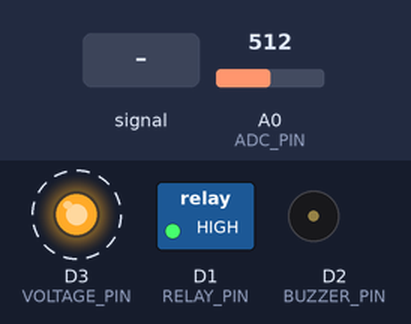
Bench run of a sketch on a simulated ESP8266 (NodeMCU). Shown: switched loads named in the sketch (green lamp = pin HIGH), output pins drawn as LEDs (lit = HIGH), buzzer (waves = sounding, pin HIGH). Dashed ring = blinking. The test bench sets the inputs (shaded band); at power-on: A0 (ADC_PIN) = 512. WiFi joins after 1.5 s; servers stay silent unless stated; random numbers use the default seed unless the sketch sets one; no MQTT or app messages arrive unless stated; what the sketch prints to the serial monitor is not drawn.

Above: at 2.7 s.
2.8 s: A0 (ADC_PIN) fed a 200 Hz sine of ±81 counts around its level
At 4.46 s:
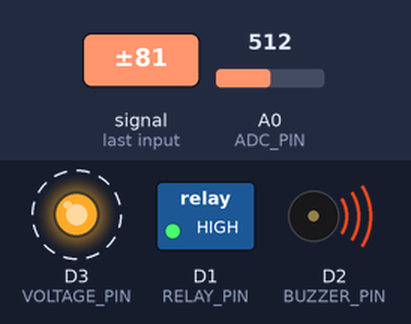
5.8 s: A0 (ADC_PIN) set to 716
At 6.95 s:
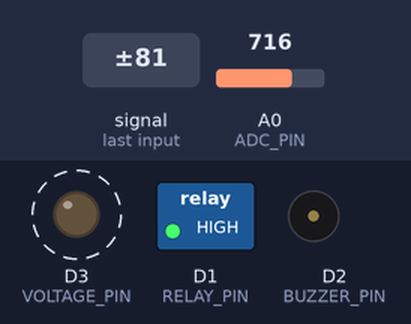
Timing chart, 0 to 14.8 s (numbered marks = the images above; inputs shaded):
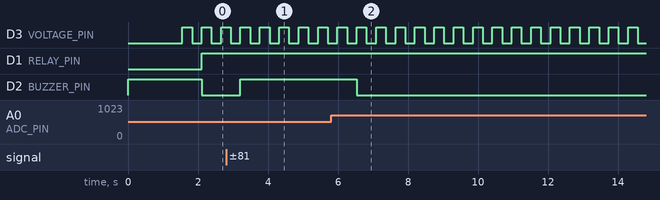

Measured:
- after the input at 2.8 s, D2 (BUZZER_PIN): LOW → HIGH after 0.41 s
- after the input at 5.8 s, D2 (BUZZER_PIN): HIGH → LOW after 0.74 s
- by itself, D3 (VOLTAGE_PIN): alternates HIGH for 0.28 s and LOW for 0.28 s

The sketch:

monitoring.ino
```cpp
#include <ESP8266WiFi.h>
#include <PubSubClient.h>
#include <math.h>

/************ PIN DEFINITIONS ************/
#define VOLTAGE_PIN D3      // Voltage sensor enable/select pin
#define ADC_PIN A0          // Shared ADC input
#define RELAY_PIN D1
#define BUZZER_PIN D2

/************ WIFI SETTINGS ************/
const char* ssid = "ZTE_2.4G_dXjS9n";
const char* password = "sRx7sz4x";

/************ HiveMQTT Credentials ************/
const char* mqtt_server = "b9f1563767a940eaaeb700bbbcb6f8c8.s1.eu.hivemq.cloud";
const int mqtt_port = 8883;
const char* mqtt_user = "caseeey";
const char* mqtt_password = "Kuyamopio17";

// Secure MQTT client
WiFiClientSecure espClient;
PubSubClient client(espClient);

/************ SENSOR SETTINGS ************/
const int voltageSamples = 1000;
const int currentSamples = 1000;

float adcReference = 3.3;
float voltageCalibration = 235.0;   // Adjust during calibration
float acsSensitivity = 100.0;       // mV/A

float maxVoltage = 260.0;
float maxCurrent = 0.50;

/************ FUNCTION PROTOTYPES ************/
float readACVoltage();
float readACS712Current();
void setupWiFi();
void reconnect();

void setup() {
  Serial.begin(9600);

  pinMode(VOLTAGE_PIN, OUTPUT);   // Voltage sensor enable
  pinMode(RELAY_PIN, OUTPUT);
  pinMode(BUZZER_PIN, OUTPUT);

  digitalWrite(VOLTAGE_PIN, LOW); // Sensor OFF initially
  digitalWrite(RELAY_PIN, LOW);
  digitalWrite(BUZZER_PIN, HIGH);

  setupWiFi();

  espClient.setInsecure();
  client.setServer(mqtt_server, mqtt_port);

  randomSeed(analogRead(A0));
}

void loop() {
  if (!client.connected()) {
    reconnect();
  }
  client.loop();

  float acVoltage = readACVoltage();
  float acCurrent = readACS712Current();

  bool fault = false;
  if (acVoltage > maxVoltage) fault = true;
  if (acCurrent > maxCurrent) fault = true;

  if (fault) {
    digitalWrite(RELAY_PIN, HIGH);
    digitalWrite(BUZZER_PIN, HIGH);
  } else {
    digitalWrite(RELAY_PIN, HIGH);
    digitalWrite(BUZZER_PIN, LOW);
  }

  static unsigned long lastMsg = 0;
  if (millis() - lastMsg > 2000) {
    lastMsg = millis();

    String payload = "{\"voltage\": " + String(acVoltage, 1) +
                     ", \"current\": " + String(acCurrent, 2) +
                     ", \"status\": \"" + (fault ? "ALARM" : "NORMAL") + "\"}";

    Serial.println(payload);
    client.publish("home/telemetry", payload.c_str());
  }
}

/* ================= WIFI ================= */
void setupWiFi() {
  Serial.print("Connecting to Wi-Fi");
  WiFi.begin(ssid, password);
  while (WiFi.status() != WL_CONNECTED) {
    delay(500);
    Serial.print(".");
  }
  Serial.println("\nConnected");
}

/* ================= MQTT ================= */
void reconnect() {
  while (!client.connected()) {
    String clientId = "ESP8266-" + String(random(0xffff), HEX);
    if (client.connect(clientId.c_str(), mqtt_user, mqtt_password)) {
      Serial.println("MQTT connected");
    } else {
      delay(5000);
    }
  }
}

/* ================= AC VOLTAGE (D3 CONTROLLED) ================= */
float readACVoltage() {
  float sumSquares = 0;
  float offset = 0;

  // Enable voltage sensor
  digitalWrite(VOLTAGE_PIN, HIGH);
  delay(2);  // Allow signal to stabilize

  // Offset calculation
  for (int i = 0; i < 300; i++) {
    offset += analogRead(ADC_PIN);
    delayMicroseconds(100);
  }
  offset /= 300.0;

  // RMS sampling
  for (int i = 0; i < voltageSamples; i++) {
    float sample = analogRead(ADC_PIN) - offset;
    sumSquares += sample * sample;
    delayMicroseconds(100);
  }

  // Disable voltage sensor
  digitalWrite(VOLTAGE_PIN, LOW);

  float adcRMS = sqrt(sumSquares / voltageSamples);
  float sensorVoltage = (adcRMS * adcReference) / 1023.0;

  return sensorVoltage * voltageCalibration;
}

/* ================= ACS712 CURRENT ================= */
float readACS712Current() {
  float sumSquares = 0;
  float offset = 0;

  for (int i = 0; i < 300; i++) {
    offset += analogRead(ADC_PIN);
    delayMicroseconds(100);
  }
  offset /= 300.0;

  for (int i = 0; i < currentSamples; i++) {
    float sample = analogRead(ADC_PIN) - offset;
    sumSquares += sample * sample;
    delayMicroseconds(100);
  }

  float adcRMS = sqrt(sumSquares / currentSamples);
  float sensorVoltage = (adcRMS * adcReference) / 1023.0;

  float current = (sensorVoltage * 1000.0) / acsSensitivity;
  return current - 0.07;
}
```
